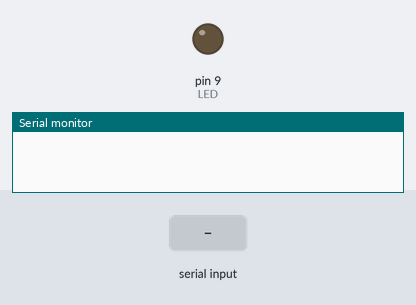
A sketch run on a simulated Arduino Uno, built with avr-gcc and run on an emulated ATmega328P. Parts: output pins drawn as LEDs (lit = HIGH), the last lines printed to the serial monitor. The inputs (shaded band) are chosen by the test bench.

Above: at 1.3 s.
1.4 s: "1" received over the second serial link
At 2.0 s:
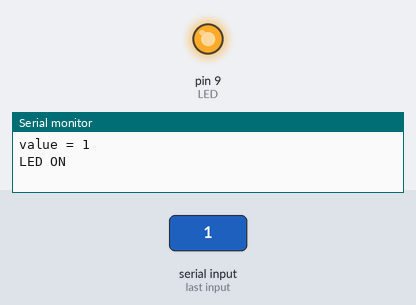
2.9 s: "2" received over the second serial link
At 3.2 s:
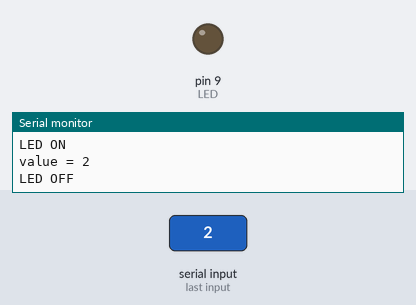
Timing chart, 0 to 5.9 s (numbered marks = the images above; inputs shaded):
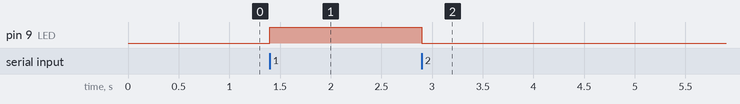

Measured:
- after the input at 1.4 s, pin 9 (LED): LOW → HIGH at once
- after the input at 2.9 s, pin 9 (LED): HIGH → LOW at once

The sketch:

C25-2.ino
```cpp
#include <SoftwareSerial.h>

#define LED 9

SoftwareSerial bt(2,3); // RX/TX 핀 설정/ 시리얼 통신 객체 생성
/*아두이노 수신 핀에는 HC-06의 발신핀(TX)연결
 아두이노 발신 핀에는 HC-06의 수신핀(RX)연결*/

void setup() {
Serial.begin(9600); // 통신 속도 및 시작
delay(100);
bt.begin(9600); // softwareSerial 통신 속도 및 시작
pinMode(LED,OUTPUT);
}

void loop() {
  char value;
  if(bt.available())
  {
    value = (char)bt.read();

    Serial.print("value = ");
    Serial.println(value);

    if(value == '1')
    {
      Serial.println("LED ON");
      digitalWrite(LED,HIGH);
    }

    if(value == '2')
    {
      Serial.println("LED OFF");
      digitalWrite(LED,LOW);
    }
  }
}
```
